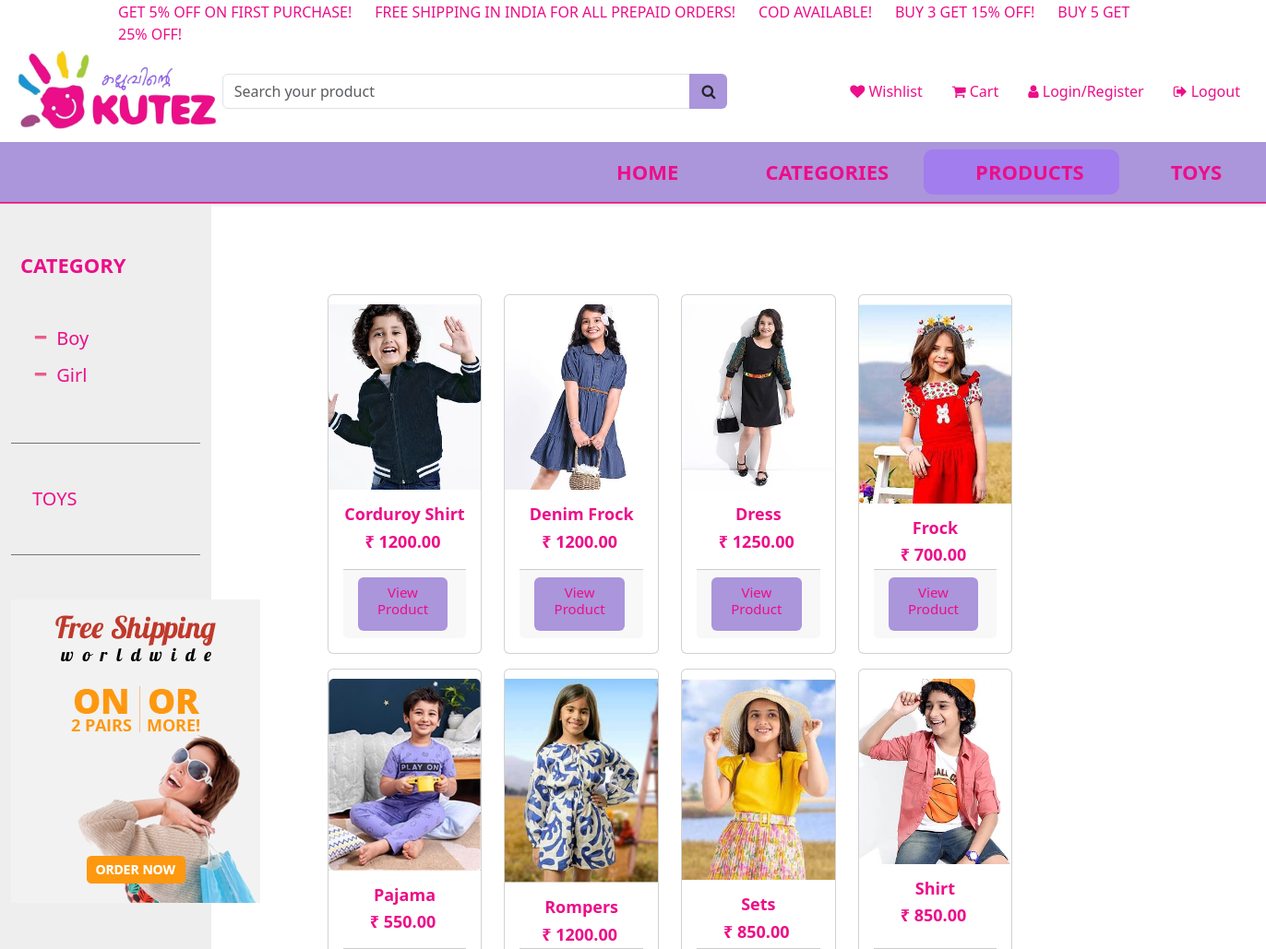
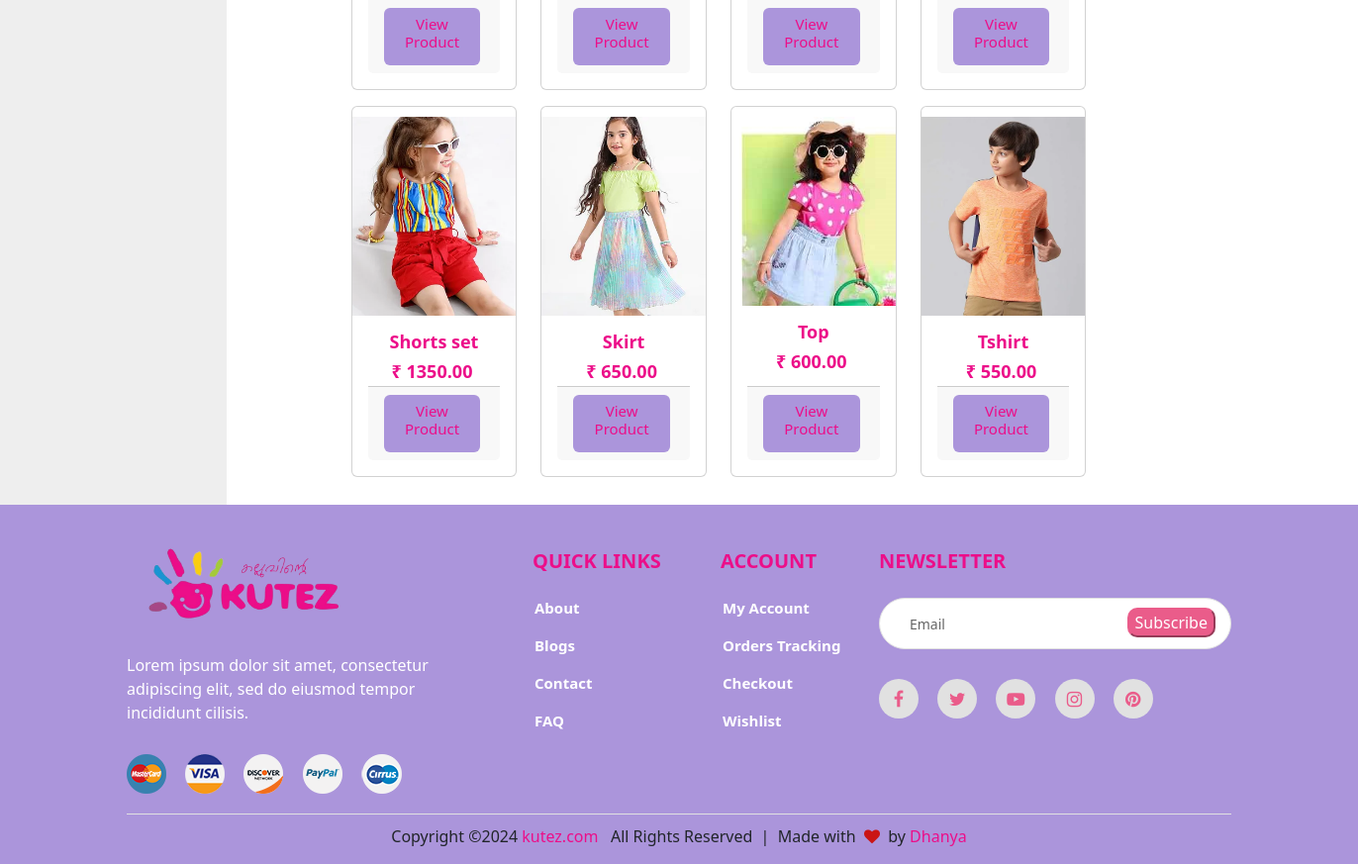
Screenshot of /products/ with the database file from the repository (2 pictures, top to bottom).
### shop/models.py (models this page shows, shortened)
class Product(models.Model):
    name = models.CharField(max_length=250, unique=True, default=1)
    slug = models.SlugField()
    color = models.CharField(max_length=250, default="Black")
    description = models.TextField(blank=True)
    price = models.DecimalField(max_digits=10, decimal_places=2, default=1)
    category = models.ForeignKey(Category, on_delete=models.CASCADE, default=1)
    brand = models.CharField(max_length=250, default="Babyhug")
    image = models.ImageField(upload_to='products', blank=True)
    stock = models.IntegerField()
    available = models.BooleanField(default=True)
    created = models.DateTimeField(auto_now_add = True)
    updated = models.DateTimeField(auto_now = True)
    class Meta:
        ordering = ('name',)
        verbose_name = 'product'
        verbose_name_plural = 'products'

class Category(models.Model):
    name = models.CharField(max_length=250, unique=True, default=1)
    slug = models.SlugField()
    description = models.TextField(blank=True)
    image = models.ImageField(upload_to='category', blank=True)
    class Meta:
        ordering = ('name',)
        verbose_name = 'category'
        verbose_name_plural = 'categories'

### shop/views.py (the view)
# urls.py: path('products/', product_list, name="product_list"),
def product_list(request, category_slug=None):
    category = None
    categories = Category.objects.all()
    products = Product.objects.filter(available=True)
    if category_slug:
        category = get_object_or_404(Category, slug=category_slug)
        products = products.filter(category=category)
    context = {
        'category' : category,
        'categories' : categories,
        'products' : products,
    }
    return render(request, 'products-list.html', context)

### templates/products-list.html (shortened to what this page needs)
{% extends 'base.html' %}
{% load static %}
{% block content %}
<div class="container-fluid">
  <div class="row">
    <div class="col-md-8 order-md-2 col-lg-8">
      <div class="container-fluid">
        <div class="row" style="margin: 80px 0px 10px 80px; padding: 10px;">
          {% for i in products %}
          <div class="col-lg-3 col-md-6 col-sm-6 d-flex">
            <div class="card w-100 my-2 shadow-2-strong">
              <a href="{% url 'product_detail' id=i.id slug=i.slug %}">
                <img src="{% if i.image %}{{i.image.url}}{% else %}{% static 'images/default_img.png' %}{% endif %}"
                  class="card-img-top" />
              </a>
              <div class="card-body d-flex flex-column">
                <h6>{{ i.name }}</h6>
                <h6 class="mb-1 me-1">₹ {{ i.price }}</h6>
                <div class="card-footer d-flex align-items-end mt-auto">
                  <a href="{% url 'product_detail' id=i.id slug=i.slug %}" class="btn shadow-0 me-1"
                    style="background-color: #ab95db;">
                    <h5>View Product</h5>
                  </a>
                </div>
              </div>
            </div>
          </div>
          {% endfor %}
        </div>
      </div>
    </div>
    {% include 'category-sidebar.html' %}
  </div>
</div>
{% endblock %}

### templates/base.html (shortened to what this page needs)
{% load static %}
{% load active_link_tags %}
<!DOCTYPE html>
<html lang="en">
<head>
  <link rel="stylesheet" href="https://cdn.jsdelivr.net/npm/bootstrap@5.3.2/dist/css/bootstrap.min.css">
  <link rel="stylesheet" href="https://cdn.jsdelivr.net/npm/bootstrap-icons@1.10.5/font/bootstrap-icons.css">
  <link rel="stylesheet" href="https://cdnjs.cloudflare.com/ajax/libs/font-awesome/4.7.0/css/font-awesome.min.css">
  <link rel="stylesheet" href="{% static 'css/header.css' %}">
  <link rel="stylesheet" href="{% static 'css/category.css' %}">
  <link rel="stylesheet" href="{% static 'css/cart.css' %}">
  <link rel="stylesheet" href="{% static 'css/footer.css' %}">
  <link rel="stylesheet" href="{% static 'css/style.css' %}">
</head>
<body>
{% include 'header.html' %}
{% block content %}
{% endblock %}
{% include 'footer.html' %}
</body>
</html>

### templates/header.html (shortened to what this page needs)
{% load static %}
<div class="main-navbar shadow-sm">
    <div class="top-navbar">
        <div class="container">
            <div class="row">
                <div class="col-md-12">
                    <div class="d-flex justify-content-between align-items-center breaking-news bg-white">
                        <marquee class="news-scroll" behavior="scroll" direction="left" onmouseover="this.stop();"
                            onmouseout="this.start();">
                            <a style="color: #ec0e89;">GET 5% OFF ON FIRST PURCHASE! &nbsp;&nbsp;&nbsp;&nbsp; FREE
                                SHIPPING IN INDIA FOR ALL PREPAID ORDERS! &nbsp;&nbsp;&nbsp;&nbsp; COD AVAILABLE!
                                &nbsp;&nbsp;&nbsp;&nbsp; BUY 3 GET 15% OFF! &nbsp;&nbsp;&nbsp;&nbsp; BUY 5 GET 25% OFF!
                            </a>
                        </marquee>
                    </div>
                </div>
            </div>
        </div>
        <div class="container-fluid">
            <div class="row">
                <div class="col-md-2 my-auto d-none d-sm-none d-md-block d-lg-block">
                    <a class="navbar-brand" href="#">
                        <img src="/static/images/logo/logo.png" height="100px" width="230px" />
                    </a>
                </div>
                <div class="col-md-5 my-auto">
                    <form role="search">
                        <div class="input-group">
                            <input type="search" id="form1" class="form-control" placeholder="Search your product" />
                            <button type="button" class="btn" style="background-color: #ab95db;" data-mdb-ripple-init>
                                <i class="fa fa-search btn-white"></i>
                            </button>
                        </div>
                    </form>
                </div>
                <div class="col-md-5 my-auto">
                    <ul class="nav justify-content-end">
                        <li class="nav-item">
                            <a class="nav-link" href="{% url 'wishlist' %}">
                                <i class="fa fa-heart"></i> Wishlist
                            </a>
                        </li>
                        <li class="nav-item">
                            <a class="nav-link" href="{% url 'cart' %}">
                                <i class="fa fa-shopping-cart"></i> Cart
                            </a>
                        </li>
                        <li class="nav-item">
                            <a class="nav-link" href="{% url 'signup' %}">
                                <i class="fa fa-user"></i>
                                {% if name %}
                                    {{name}}
                                {% else%}
                                    Login/Register
                                {% endif %}
                            </a>
                        </li>
                        <li class="nav-item">
                            <a class="nav-link" href="{% url 'logout' %}">
                                <i class="fa fa-sign-out"></i> Logout
                            </a>
                        </li>
                    </ul>
                </div>
            </div>
        </div>
    </div>
    <nav class="navbar navbar-expand-lg">
        <div class="container-fluid">
            <div class="collapse navbar-collapse" id="navbarSupportedContent">
                {% with request.resolver_match.url_name as url_name %}
                <ul class="navbar-nav text-center">
                    <li class="nav-item {% if url_name == 'index' %}active{% endif %}">
                        <a class="nav-link mx-4 text-uppercase" href="{% url 'index' %}">HOME</a>
                    </li>
                    <li class="nav-item {% if url_name == 'category' %}active{% endif %}">
                        <a class="nav-link mx-4 text-uppercase" href="{% url 'category' %}">CATEGORIES</a>
                    </li>
                    <li class="nav-item {% if url_name == 'product_list' %}active{% endif %}">
                        <a class="nav-link mx-4 text-uppercase" href="{% url 'product_list' %}">PRODUCTS</a>
                    </li>
                    <li class="nav-item">
                        <a class="nav-link mx-4 text-uppercase" href="#">TOYS</a>
                    </li>
                </ul>
                {% endwith %}
            </div>
        </div>
    </nav>
</div>

### templates/category-sidebar.html
<div class="col-md-2 sidebar-filter">
    <div class="mt-0 mb-5 text-uppercase" style="padding-top: 50px; padding-left: 10px;">
        <span class="text-category">Category</span></div>
    <div class="mt-2 mb-2 pl-2">
        <div class="categories">
            <ul class="fa-ul">
                {% for i in categories %}
                <li><span class="fa-li"><i class="fa fa-minus"></i></span><a href="{% url 'products_list_by_category' category_slug=i.slug %}">{{ i.name }}</a></li>
                {% endfor %}
            </ul>
        </div>
    </div>
    <div class="divider mt-5 mb-5 border-bottom border-secondary"></div>
    <div class="mt-2 mb-2 pl-2">
        <div class="categories">
            <h6 class="mb-3 text-uppercase"><a href="#">Toys</a></h6>
        </div>
    </div>
    <div class="divider mt-5 mb-5 border-bottom border-secondary"></div>
    <div class="mt-2 mb-2 pl-2">
        <img src="/static/images/banner/shipping.jpg" alt="">
    </div>
</div>

### templates/footer.html
{% load static %}
<footer class="footer">
        <div class="container">
            <div class="row">
                <div class="col-lg-4 col-md-6 col-sm-7">
                    <div class="footer__about">
                        <div class="footer__logo">
                            <a href="{% url 'index' %}"><img src="/static/images/logo/logo-footer.png" alt="" height="100px" width="230px" style="border-radius: 20px" /></a>
                        </div>
                        <p>Lorem ipsum dolor sit amet, consectetur adipiscing elit, sed do eiusmod tempor incididunt
                        cilisis.</p>
                        <div class="footer__payment">
                            <a href="#"><img src="{% static '/images/payment/payment-1.png' %}" alt=""></a>
                            <a href="#"><img src="{% static '/images/payment/payment-2.png' %}" alt=""></a>
                            <a href="#"><img src="{% static '/images/payment/payment-3.png' %}" alt=""></a>
                            <a href="#"><img src="{% static '/images/payment/payment-4.png' %}" alt=""></a>
                            <a href="#"><img src="{% static '/images/payment/payment-5.png' %}" alt=""></a>
                        </div>
                    </div>
                </div>
                <div class="col-lg-2 col-md-3 col-sm-5">
                    <div class="footer__widget">
                        <h6>Quick links</h6>
                        <ul>
                            <li><a href="#">About</a></li>
                            <li><a href="#">Blogs</a></li>
                            <li><a href="#">Contact</a></li>
                            <li><a href="#">FAQ</a></li>
                        </ul>
                    </div>
                </div>
                <div class="col-lg-2 col-md-3 col-sm-4">
                    <div class="footer__widget">
                        <h6>Account</h6>
                        <ul>
                            <li><a href="#">My Account</a></li>
                            <li><a href="#">Orders Tracking</a></li>
                            <li><a href="#">Checkout</a></li>
                            <li><a href="#">Wishlist</a></li>
                        </ul>
                    </div>
                </div>
                <div class="col-lg-4 col-md-8 col-sm-8">
                    <div class="footer__newslatter">
                        <h6>NEWSLETTER</h6>
                        <form action="#">
                            <input type="text" placeholder="Email">
                            <button type="submit" class="site-btn">Subscribe</button>
                        </form>
                        <div class="footer__social">
                            <a href="#"><i class="fa fa-facebook"></i></a>
                            <a href="#"><i class="fa fa-twitter"></i></a>
                            <a href="#"><i class="fa fa-youtube-play"></i></a>
                            <a href="#"><i class="fa fa-instagram"></i></a>
                            <a href="#"><i class="fa fa-pinterest"></i></a>
                        </div>
                    </div>
                </div>
            </div>
            <div class="row">
                <div class="col-lg-12">
                    <div class="footer__copyright__text">
                        <p>Copyright &copy;2024 <span>kutez.com </span> &nbsp; All Rights Reserved &nbsp;|&nbsp; Made with &nbsp;<i class="fa fa-heart" aria-hidden="true"></i>&nbsp; by <span>Dhanya</span></p>
                    </div>
                </div>
            </div>
        </div>
    </footer>

### static/css/header.css (style rules this page uses)
.news-scroll a { font-size: 16px; font-weight: 500; text-decoration: none; }
.main-navbar { border-bottom: 1px solid #ea5c8a; }
.main-navbar .top-navbar { padding-top: 1px; padding-bottom: 5px; }
.main-navbar .top-navbar .nav-link { color: #ec0e89; font-size: 16px; font-weight: 500; }
.main-navbar .navbar { padding-left: 600px; background-color: #ab95db; border-bottom: 1px solid #ec0e89; }
.main-navbar .navbar .nav-item { margin: auto; padding-right: 30px; border-radius: 10px; }
.main-navbar .navbar .nav-item .nav-link { color:#ec0e89; font-size: 22px; font-weight: bold; text-align: center; width: 100%; }

### static/css/category.css (style rules this page uses)
.sidebar-filter { background-color: #eee; }
.text-category { color: #ec0e89; font-weight: bold; font-size: 22px; }
.categories { padding-left: 15px; }
.categories span { color: #ea5c8a; }
.categories ul li { padding-bottom: 10px; }
.categories ul li a { color: #ec0e89; text-decoration: none; font-size: 20px; }
.categories h6 a { text-decoration: none; padding-left: 8px; color: #ec0e89; font-size: 20px; }
.card-img-top { padding-top: 10px; }
.card-body a { text-decoration: none; color: #ec0e89; }
.card-body h6 { color: #ec0e89; text-align: center; font-size: 18px; font-weight: bold; }
.card-body h5 { color: #ec0e89; text-align: center; font-size: 15px; }

### static/css/footer.css (style rules this page uses)
.footer { padding-top: 30px; background-color: #ab95db; }
.footer__about { margin-bottom: 5px; }
.footer__about p { margin-bottom: 30px; color: #fff; }
.footer__logo { margin-bottom: 20px; }
.footer__payment a { margin-right: 15px; display: inline-block; }
.footer__payment a:last-child { margin-right: 0; }
.footer__widget { margin-bottom: 30px; padding-top: 15px; }
.footer__widget h6 { color: #ec0e89; font-size: 20px; font-weight: bolder; text-transform: uppercase; margin-bottom: 12px; margin-left: 30px; }
.footer__widget ul li { list-style: none; padding-top: 8px; }
.footer__widget ul li a { font-size: 15px; font-weight: bold; color: #fff; line-height: 30px; text-decoration: none; }
.footer__newslatter { margin-bottom: 30px; }
.footer__newslatter h6 { color: #ec0e89; font-size: 20px; font-weight: bolder; text-transform: uppercase; margin-bottom: 25px; padding-top: 15px; }
.footer__newslatter form { position: relative; margin-bottom: 30px; }
.footer__newslatter form input { height: 52px; width: 100%; border: 1px solid #e1e1e1; border-radius: 50px; padding-left: 30px; font-size: 14px; color: #666666; }
.footer__newslatter form input::placeholder { color: #666666; }
.footer__newslatter form button { position: absolute; right: 16px; top: 10px; color: #fff; background-color: #ea5c8a; border-color: #ea5c8a; border-radius: 10px; }
.footer__social a { display: inline-block; height: 40px; width: 40px; background: #e1e1e1; font-size: 18px; color: #ea5c8a; line-height: 40px; text-align: center; border-radius: 50%; margin-right: 15px; margin-bottom: 5px; }
.footer__social a:last-child { margin-right: 0; }
.footer__copyright__text { border-top: 1px solid #e1e1e1; padding-top: 5px; text-align: center; font-size: 16px; margin-top: 15px; }
.footer__copyright__text p { margin-top: 5px; }
.footer__copyright__text span { color: #ec0e89; }
.footer__copyright__text i { color: #ca1515; }

### templates/base.html (style rules this page uses)
.active { background-color:#a27ded; }

### rows the page displays
Product: image (picture), name "Corduroy Shirt", price "1200.00"
Product: image (picture), name "Denim Frock", price "1200.00"
Product: image (picture), name "Dress", price "1250.00"
Product: image (picture), name "Frock", price "700.00"
Product: image (picture), name "Pajama", price "550.00"
Product: image (picture), name "Rompers", price "1200.00"
Product: image (picture), name "Sets", price "850.00"
Product: image (picture), name "Shirt", price "850.00"
Product: image (picture), name "Shorts set", price "1350.00"
Product: image (picture), name "Skirt", price "650.00"
Product: image (picture), name "Top", price "600.00"
Product: image (picture), name "Tshirt", price "550.00"
Category: name "Boy"
Category: name "Girl"
